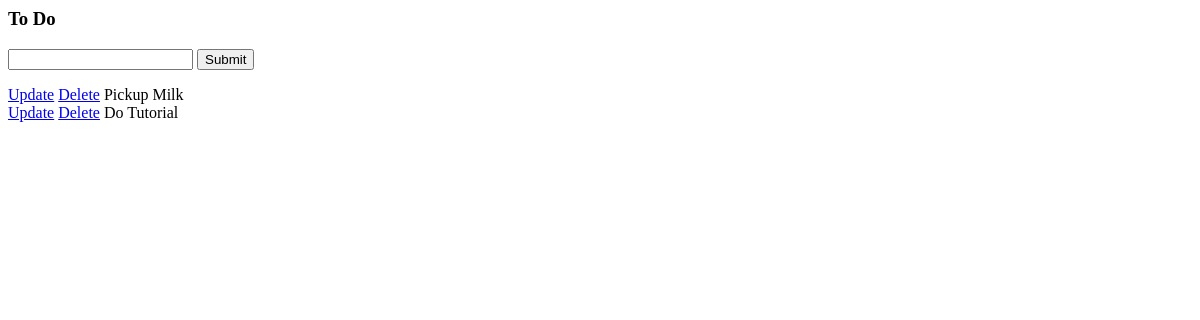
/, run on an earlier commit of the app's database.
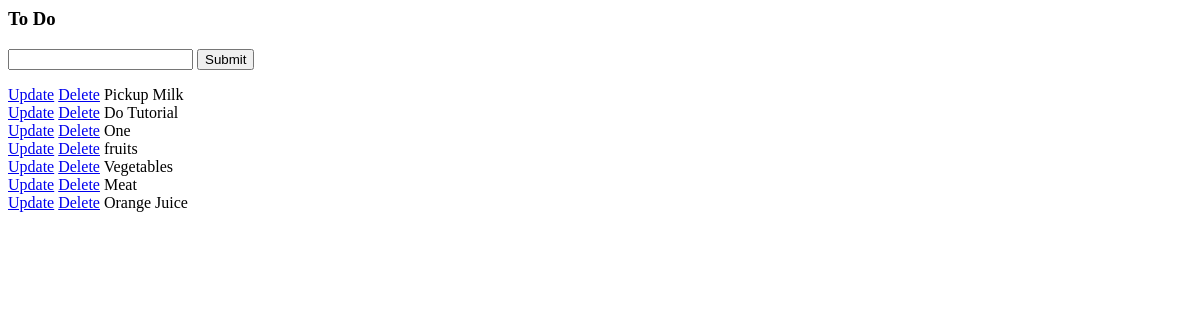
And on a later commit of the database.
### tasks/models.py (models this page shows)
class Task(models.Model):
	title = models.CharField(max_length=200)
	complete = models.BooleanField(default=False)
	created = models.DateTimeField(auto_now_add=True)
	def __str__(self):
		return self.title

### tasks/views.py (the view)
# urls.py: path('', views.index, name="list"),
def index(request):
	tasks = Task.objects.all()
	form = TaskForm()
	if request.method == 'POST':
		form = TaskForm(request.POST)
		if form.is_valid():
			form.save()
		return redirect('/')
	context = {'tasks': tasks, 'form': form}
	return render(request, 'tasks/list.html', context)

### tasks/forms.py
class TaskForm(forms.ModelForm):
	class Meta:
		model = Task
		fields = '__all__'

### tasks/templates/tasks/list.html (shortened to what this page needs)
<h3>To Do</h3>
<form method="POST" action="/">
	{{form.title}}
	<input type="submit" name="Create Task">
</form>
{% for task in tasks %}
	<div>
		<a href="{% url 'update_task' task.id %}">Update</a>
		<a href="{% url 'delete' task.id %}">Delete</a>
		{% if task.complete == True %}
		<strike>{{task}}</strike>
		{% else %}
		<span>{{task}}</span>
		{% endif %}
	</div>
{% endfor %}

What changed in the data, as far as the page shows it:
added Task: title "One"
added Task: title "fruits"
added Task: title "Vegetables"
added Task: title "Meat"
added Task: title "Orange Juice"
